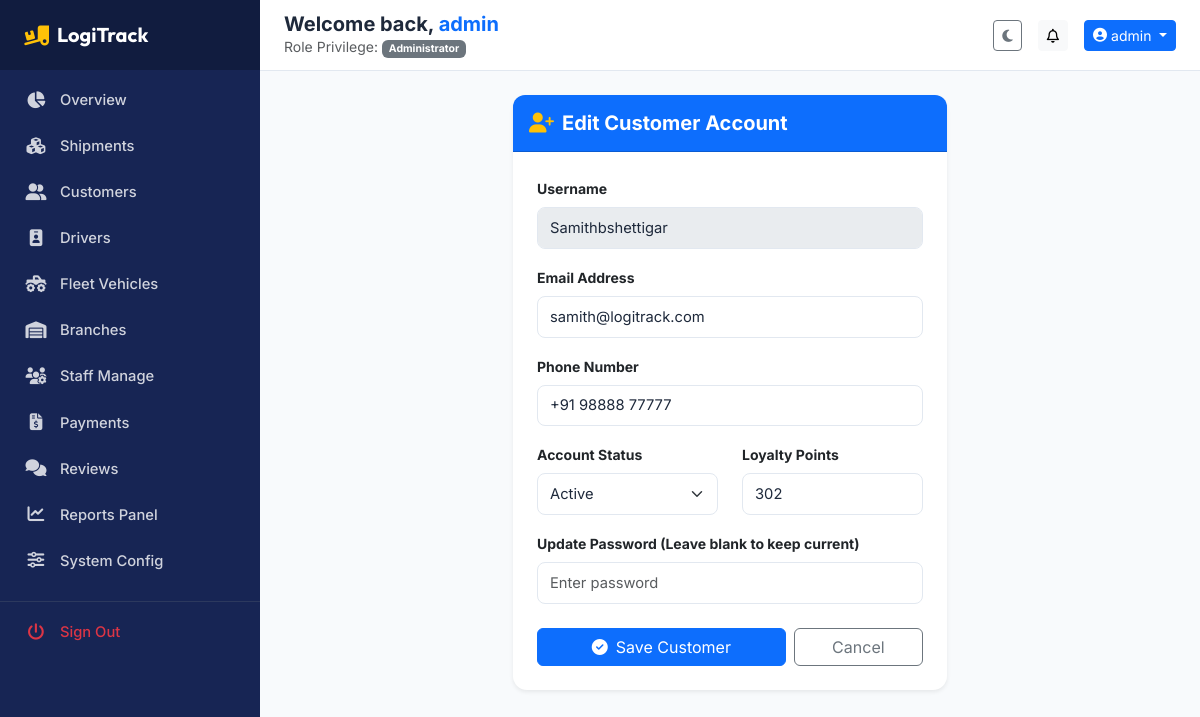
Page /admin/customers/edit/1 (signed in) on the committed database.
### app/models.py (models this page shows, shortened)
class BaseModel(db.Model):
    __abstract__ = True

class User(BaseModel):
    __tablename__ = 'users'
    id = db.Column(db.Integer, primary_key=True)
    username = db.Column(db.String(80), unique=True, nullable=False)
    email = db.Column(db.String(120), unique=True, nullable=False)
    password_hash = db.Column(db.String(255), nullable=False)
    role_id = db.Column(db.Integer, db.ForeignKey('roles.id'), nullable=False)
    branch_id = db.Column(db.Integer, db.ForeignKey('branches.id', ondelete='SET NULL'), nullable=True)
    is_active = db.Column(db.Boolean, default=True)
    created_at = db.Column(db.DateTime, default=datetime.utcnow)
    updated_at = db.Column(db.DateTime, default=datetime.utcnow, onupdate=datetime.utcnow)
    customer_profile = db.relationship('Customer', backref='user', uselist=False, cascade="all, delete-orphan")
    driver_profile = db.relationship('Driver', backref='user', uselist=False, cascade="all, delete-orphan")
    addresses = db.relationship('Address', backref='user', lazy=True, cascade="all, delete-orphan")
    notifications = db.relationship('Notification', backref='user', lazy=True, cascade="all, delete-orphan")
    activity_logs = db.relationship('ActivityLog', backref='user', lazy=True)

class Role(BaseModel):
    __tablename__ = 'roles'
    id = db.Column(db.Integer, primary_key=True)
    name = db.Column(db.String(50), unique=True, nullable=False)
    description = db.Column(db.String(255))
    users = db.relationship('User', backref='role', lazy=True)

class Customer(BaseModel):
    __tablename__ = 'customers'
    id = db.Column(db.Integer, primary_key=True)
    user_id = db.Column(db.Integer, db.ForeignKey('users.id', ondelete='CASCADE'), unique=True, nullable=False)
    phone = db.Column(db.String(20), nullable=False)
    status = db.Column(db.String(50), default='Active')  # Active, Suspended
    loyalty_points = db.Column(db.Integer, default=0)
    shipments = db.relationship('Shipment', backref='customer', lazy=True)
    feedbacks = db.relationship('Feedback', backref='customer', lazy=True)

### app/blueprints/admin/routes.py (the view, shortened to what this page needs)
@admin_bp.route('/customers/edit/<int:id>', methods=['GET', 'POST'])
@login_required
@role_required('Administrator')
def edit_customer(id):
    customer = db.session.get(Customer, id)
    if not customer:
        flash("Customer not found.", "danger")
        return redirect(url_for('admin.list_customers'))
    return render_template('admin/customer_form.html', action="Edit", customer=customer)

### app/templates/admin/customer_form.html (shortened to what this page needs)
{% extends "base.html" %}
{% block content %}
<div class="row">
    <div class="col-lg-6 mx-auto">
        <div class="card border-0 shadow-sm kpi-card">
            <div class="card-header bg-primary text-white py-3" style="border-radius: 12px 12px 0 0;">
                <h5 class="mb-0 fw-bold"><i class="fa-solid fa-user-plus me-2 text-warning"></i>{{ action }} Customer Account</h5>
            </div>
            <div class="card-body p-4">
                <form method="POST">
                    {% if action == "Add" %}
                    <div class="mb-3">
                        <label class="form-label small fw-bold">Username</label>
                        <input type="text" name="username" class="form-control" placeholder="Enter username" required>
                    </div>
                    {% else %}
                    <div class="mb-3">
                        <label class="form-label small fw-bold">Username</label>
                        <input type="text" class="form-control" value="{{ customer.user.username }}" disabled>
                    </div>
                    {% endif %}
                    <div class="mb-3">
                        <label class="form-label small fw-bold">Email Address</label>
                        <input type="email" name="email" class="form-control" value="{{ customer.user.email if customer else '' }}" placeholder="Enter email (@gmail.com or @logitrack.com)" pattern="[a-zA-Z0-9._%+-]+@(gmail\.com|logitrack\.com)" title="Email domain must be @gmail.com or @logitrack.com" required>
                    </div>
                    <div class="mb-3">
                        <label class="form-label small fw-bold">Phone Number</label>
                        <input type="text" name="phone" class="form-control" value="{{ customer.phone if customer else '' }}" placeholder="Enter 10-digit phone" pattern="[0-9]{10}" maxlength="10" title="Phone number must contain exactly 10 digits (0-9)" required>
                    </div>
                    <div class="row mb-3">
                        <div class="col-md-6">
                            <label class="form-label small fw-bold">Account Status</label>
                            <select name="status" class="form-select">
                                <option value="Active" {% if customer and customer.status == 'Active' %}selected{% endif %}>Active</option>
                            </select>
                        </div>
                        {% if action == "Edit" %}
                        <div class="col-md-6">
                            <label class="form-label small fw-bold">Loyalty Points</label>
                            <input type="number" name="loyalty_points" class="form-control" value="{{ customer.loyalty_points }}" min="0">
                        </div>
                        {% endif %}
                    </div>
                    <div class="mb-4">
                        <label class="form-label small fw-bold">{% if action == "Edit" %}Update Password (Leave blank to keep current){% else %}Account Password{% endif %}</label>
                        <input type="password" name="password" class="form-control" placeholder="Enter password" minlength="4" pattern="(?=.*\d)(?=.*[^a-zA-Z0-9\s]).{4,}" title="Password must be at least 4 characters and contain at least 1 digit and 1 special character" {% if action == "Add" %}required{% endif %}>
                    </div>
                    <div class="d-flex gap-2">
                        <button type="submit" class="btn btn-primary w-100"><i class="fa-solid fa-circle-check me-2"></i>Save Customer</button>
                        <a href="{{ url_for('admin.list_customers') }}" class="btn btn-outline-secondary w-50">Cancel</a>
                    </div>
                </form>
            </div>
        </div>
    </div>
</div>
{% endblock %}

### app/templates/base.html (shortened to what this page needs)
<!DOCTYPE html>
<html lang="en">
<head>
    <link href="https://cdn.jsdelivr.net/npm/bootstrap@5.3.2/dist/css/bootstrap.min.css" rel="stylesheet">
    <link rel="stylesheet" href="https://cdnjs.cloudflare.com/ajax/libs/font-awesome/6.4.2/css/all.min.css">
    <link rel="stylesheet" href="https://unpkg.com/leaflet@1.9.4/dist/leaflet.css"/>
    <link rel="stylesheet" href="{{ url_for('static', filename='css/style.css') }}">
</head>
<body data-theme="light">
    <div class="toast-container position-fixed top-0 end-0 p-3" style="z-index: 1100;">
    </div>
    {% if current_user %}
    <div class="dashboard-container">
        <aside class="sidebar" id="app-sidebar">
            <div class="sidebar-header">
                <a href="/" class="text-white text-decoration-none d-flex align-items-center">
                    <i class="fa-solid fa-truck-ramp-box fa-lg me-2 text-warning"></i>
                    <span class="fs-5 fw-bold font-brand">LogiTrack</span>
                </a>
            </div>
            <ul class="sidebar-menu mt-2">
                {% if current_user.role.name == 'Administrator' %}
                    <li class="sidebar-menu-item {% if request.endpoint == 'admin.dashboard' %}active{% endif %}">
                        <a href="{{ url_for('admin.dashboard') }}"><i class="fa-solid fa-chart-pie"></i><span>Overview</span></a>
                    </li>
                    <li class="sidebar-menu-item {% if 'shipments' in request.endpoint %}active{% endif %}">
                        <a href="{{ url_for('admin.list_shipments') }}"><i class="fa-solid fa-cubes"></i><span>Shipments</span></a>
                    </li>
                    <li class="sidebar-menu-item {% if 'customers' in request.endpoint %}active{% endif %}">
                        <a href="{{ url_for('admin.list_customers') }}"><i class="fa-solid fa-user-group"></i><span>Customers</span></a>
                    </li>
                    <li class="sidebar-menu-item {% if 'drivers' in request.endpoint %}active{% endif %}">
                        <a href="{{ url_for('admin.list_drivers') }}"><i class="fa-solid fa-id-badge"></i><span>Drivers</span></a>
                    </li>
                    <li class="sidebar-menu-item {% if 'vehicles' in request.endpoint %}active{% endif %}">
                        <a href="{{ url_for('admin.list_vehicles') }}"><i class="fa-solid fa-truck-monster"></i><span>Fleet Vehicles</span></a>
                    </li>
                    <li class="sidebar-menu-item {% if 'branches' in request.endpoint %}active{% endif %}">
                        <a href="{{ url_for('admin.list_branches') }}"><i class="fa-solid fa-warehouse"></i><span>Branches</span></a>
                    </li>
                    <li class="sidebar-menu-item {% if 'employees' in request.endpoint %}active{% endif %}">
                        <a href="{{ url_for('admin.list_employees') }}"><i class="fa-solid fa-users-gear"></i><span>Staff Manage</span></a>
                    </li>
                    <li class="sidebar-menu-item {% if 'payments' in request.endpoint %}active{% endif %}">
                        <a href="{{ url_for('admin.list_payments') }}"><i class="fa-solid fa-file-invoice-dollar"></i><span>Payments</span></a>
                    </li>
                    <li class="sidebar-menu-item {% if 'feedback' in request.endpoint %}active{% endif %}">
                        <a href="{{ url_for('admin.list_feedback') }}"><i class="fa-solid fa-comments"></i><span>Reviews</span></a>
                    </li>
                    <li class="sidebar-menu-item {% if 'reports' in request.endpoint %}active{% endif %}">
                        <a href="{{ url_for('reports.index') }}"><i class="fa-solid fa-chart-line"></i><span>Reports Panel</span></a>
                    </li>
                    <li class="sidebar-menu-item {% if 'settings' in request.endpoint %}active{% endif %}">
                        <a href="{{ url_for('admin.system_settings') }}"><i class="fa-solid fa-sliders"></i><span>System Config</span></a>
                    </li>
                {% endif %}
                <li class="sidebar-menu-item mt-3 pt-2 border-top border-secondary border-opacity-25">
                    <a href="{{ url_for('auth.logout') }}" class="text-danger"><i class="fa-solid fa-power-off text-danger"></i><span>Sign Out</span></a>
                </li>
            </ul>
        </aside>
        <main class="main-content">
            <header class="top-navbar d-flex align-items-center justify-content-between">
                <div class="d-flex align-items-center gap-2">
                    <div>
                        <h5 class="mb-0 fw-bold d-none d-sm-block">Welcome back, <span class="text-primary">{{ current_user.username }}</span></h5>
                        <small class="text-muted d-none d-md-block">Role Privilege: <span class="badge bg-secondary">{{ current_user.role.name }}</span></small>
                    </div>
                </div>
                <div class="d-flex align-items-center gap-2 gap-sm-3">
                    <button class="btn btn-outline-secondary btn-sm" id="theme-toggle" title="Switch Theme" aria-label="Switch Theme">
                        <i class="fa-solid fa-moon" id="theme-icon"></i>
                    </button>
                    <div class="dropdown">
                        <button class="btn btn-light position-relative btn-sm" type="button" data-bs-toggle="dropdown" aria-expanded="false" aria-label="Notifications">
                            <i class="fa-regular fa-bell"></i>
                        </button>
                    </div>
                    <div class="dropdown">
                        <button class="btn btn-primary btn-sm dropdown-toggle d-flex align-items-center gap-1" type="button" data-bs-toggle="dropdown" aria-expanded="false">
                            <i class="fa-solid fa-circle-user"></i>
                            <span class="d-none d-sm-inline">{{ current_user.username }}</span>
                        </button>
                    </div>
                </div>
            </header>
            <div class="content-wrapper container-fluid p-2 p-sm-3 p-lg-4">
                {% block content %}{% endblock %}
            </div>
        </main>
    </div>
    {% endif %}
</body>
</html>

### rows in the picture
User: username "admin"
Role: role.name "Administrator"
User: user.username "Samithbshettigar", email "samith@logitrack.com"
Customer: phone "+91 98888 77777", status "Active", loyalty_points "302"

### other values in the picture
{{ action }} "Edit"
